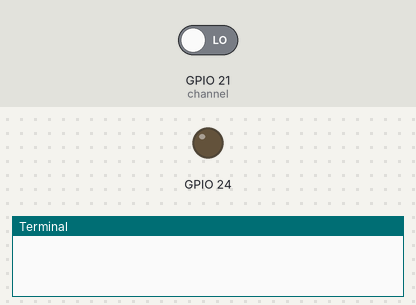
Bench run of a program on a simulated Raspberry Pi (BCM pin numbers). Parts: output pins drawn as LEDs (lit = HIGH), the last lines printed to the terminal. The test bench sets the inputs (shaded band); at power-on: GPIO 21 (channel) LOW.

Above: at 1.2 s.
1.3 s: GPIO 21 (channel) driven HIGH
At 2.2 s:
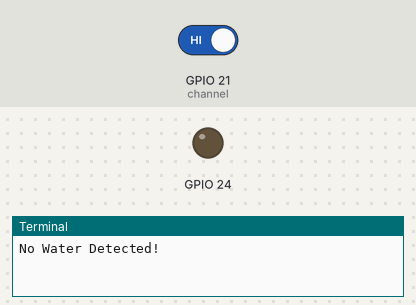
4.3 s: GPIO 21 (channel) driven LOW
At 7.4 s:
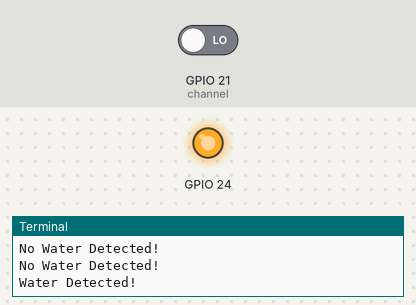
Timing chart, 0 to 8.9 s (numbered marks = the images above; inputs shaded):
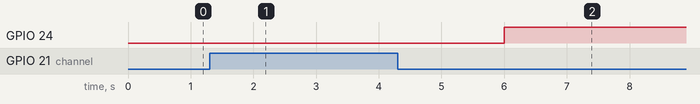

Measured:
- after the input at 1.3 s, GPIO 24: stays LOW (without the input it goes to HIGH after 0.70 s)
- after the input at 4.3 s, GPIO 24: LOW → HIGH after 1.7 s

The program:

soil-moisture-test.py
```python
#Code for Soil Moisture detection:

import RPi.GPIO as GPIO
import time

#GPIO SETUP
GPIO.setwarnings(False)
channel = 21
GPIO.setmode(GPIO.BCM)
GPIO.setup(channel, GPIO.IN)
GPIO.setup(24, GPIO.OUT)

GPIO.output(24, GPIO.LOW)

def callback(channel):
	GPIO.output(24, GPIO.LOW)
	if GPIO.input(channel):
    		print("No Water Detected!")
    		GPIO.output(24, GPIO.LOW)

	else:
    		print("Water Detected!")
    		GPIO.output(24, GPIO.HIGH)

# infinite loop
while True:
   time.sleep(2)
   callback(channel)
```
